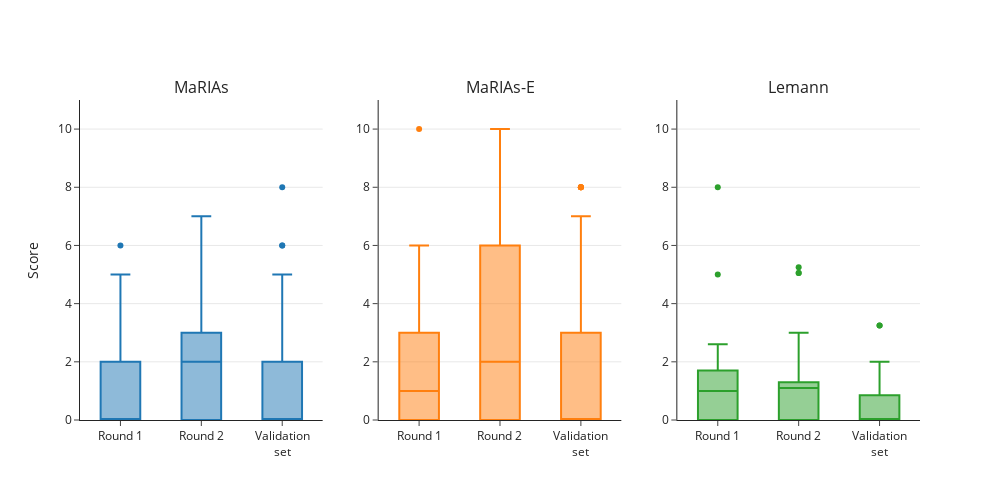

Notebook code for this chart:
### Markdown cell above
#### Median scores

### Code cell
# Read in dataframes
maria1 = pd.read_csv("Inputs/round_1_maria_global.csv", header=0)
lemann1 = pd.read_csv("Inputs/round_1_lemann_global.csv", header=0)

maria2 = pd.read_csv("Inputs/round_2_maria_global.csv", header=0)
lemann2 = pd.read_csv("Inputs/round_2_lemann_global.csv", header=0)

maria3 = pd.read_csv("Inputs/validation_maria_global.csv", header=0)
maria3['patientIdentifier'] = maria3['patientIdentifier'].astype(str)
maria3['procedureName'] = maria3['procedureName'].astype(str)
maria3['scan'] = maria3['patientIdentifier'] + ' ' + maria3['procedureName']
maria3 = maria3[maria3['scan'].map(maria3['scan'].value_counts()) > 1] # Remove the rows with only one rating

lemann3 = pd.read_csv("Inputs/validation_lemann_global.csv", header=0)
lemann3['patientIdentifier'] = lemann3['patientIdentifier'].astype(str) # concat strings of patientIdentifier and Procedure
lemann3['procedureName'] = lemann3['procedureName'].astype(str)
lemann3['scan'] = lemann3['patientIdentifier'] + ' ' + lemann3['procedureName']
lemann3 = lemann3[lemann3['scan'].map(lemann3['scan'].value_counts()) > 1]

# concatenate and melt the dataframes
# Add a column to indicate the round
maria1['Round'] = 'Round 1'
maria2['Round'] = 'Round 2'
maria3['Round'] = 'Validation<br>set'

lemann1['Round'] = 'Round 1'
lemann2['Round'] = 'Round 2'
lemann3['Round'] = 'Validation<br>set'

marias_combined = pd.concat([maria1[['mariaS', 'Round']], maria2[['mariaS', 'Round']], maria3[['mariaS', 'Round']]])
marias_combined.rename(columns={'mariaS':'MaRIAs'}, inplace=True)

mariae_combined = pd.concat([maria1[['mariaE', 'Round']], maria2[['mariaE', 'Round']], maria3[['mariaE', 'Round']]])
mariae_combined.rename(columns={'mariaE':'MaRIAs-E'}, inplace=True)

lemann_combined = pd.concat([lemann1[['lemannIndex', 'Round']], lemann2[['lemannIndex', 'Round']], lemann3[['lemannIndex', 'Round']]])
lemann_combined.rename(columns={'lemannIndex':'Lemann'}, inplace=True)
                        

# make three boxplots, one ofr MaRIAs, one for MaRIAs-E and one for Lemann, as subplots to a single figure
fig = sp.make_subplots(rows=1, cols=3, subplot_titles=("MaRIAs", "MaRIAs-E", "Lemann"))

fig.add_trace(go.Box(y=marias_combined['MaRIAs'], x=marias_combined['Round'], name='MaRIAs', marker=dict(color=px.colors.qualitative.D3[0])), row=1, col=1)
fig.add_trace(go.Box(y=mariae_combined['MaRIAs-E'], x=mariae_combined['Round'], name='MaRIAs-E', marker=dict(color=px.colors.qualitative.D3[1])), row=1, col=2)
fig.add_trace(go.Box(y=lemann_combined['Lemann'], x=lemann_combined['Round'], name='Lemann', marker=dict(color=px.colors.qualitative.D3[2])), row=1, col=3)

fig.update_layout(
    yaxis_title="Score", template="simple_white",
    width=1000, height=500, showlegend=False
) 

fig.update_xaxes(range=[-0.5, 2.5]) # Adjust the x-axis range to center the data points
fig.update_yaxes(range=[0, 11]) 
fig.update_yaxes(showgrid=True)

fig.show()

### Figure 1 — Plotly figure (JSON) as saved in the notebook; plotly's stock layout.template omitted (floating-point values rounded to 4 significant figures; data arrays with more than 128 entries replaced by an {"elided": "..."} marker saying what was removed)
{"data": [{"marker": {"color": "#1F77B4"}, "name": "MaRIAs", "type": "box", "x": {"elided": "242 str values"}, "xaxis": "x", "y": {"elided": "242 int values"}, "yaxis": "y"}, {"marker": {"color": "#FF7F0E"}, "name": "MaRIAs-E", "type": "box", "x": {"elided": "242 str values"}, "xaxis": "x2", "y": {"elided": "242 int values"}, "yaxis": "y2"}, {"marker": {"color": "#2CA02C"}, "name": "Lemann", "type": "box", "x": {"elided": "242 str values"}, "xaxis": "x3", "y": {"elided": "242 float values"}, "yaxis": "y3"}], "layout": {"annotations": [{"font": {"size": 16}, "showarrow": false, "text": "MaRIAs", "x": 0.1444, "xanchor": "center", "xref": "paper", "y": 1, "yanchor": "bottom", "yref": "paper"}, {"font": {"size": 16}, "showarrow": false, "text": "MaRIAs-E", "x": 0.5, "xanchor": "center", "xref": "paper", "y": 1, "yanchor": "bottom", "yref": "paper"}, {"font": {"size": 16}, "showarrow": false, "text": "Lemann", "x": 0.8556, "xanchor": "center", "xref": "paper", "y": 1, "yanchor": "bottom", "yref": "paper"}], "height": 500, "showlegend": false, "width": 1000, "xaxis": {"anchor": "y", "domain": [0, 0.2889], "range": [-0.5, 2.5]}, "xaxis2": {"anchor": "y2", "domain": [0.3556, 0.6444], "range": [-0.5, 2.5]}, "xaxis3": {"anchor": "y3", "domain": [0.7111, 1], "range": [-0.5, 2.5]}, "yaxis": {"anchor": "x", "domain": [0, 1], "range": [0, 11], "showgrid": true, "title": {"text": "Score"}}, "yaxis2": {"anchor": "x2", "domain": [0, 1], "range": [0, 11], "showgrid": true}, "yaxis3": {"anchor": "x3", "domain": [0, 1], "range": [0, 11], "showgrid": true}}}
